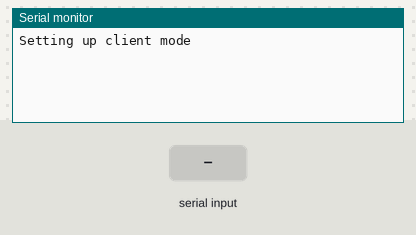
Bench run of a sketch on a simulated Arduino Uno, built with avr-gcc and run on an emulated ATmega328P. Parts: the last lines printed to the serial monitor. The test bench sets the inputs (shaded band). The modem accepts every AT command (registered, SIM ready, sends succeed) and sends nothing else.

Above: at 0.8 s.
0.9 s: "1" received over the second serial link
At 1.8 s:
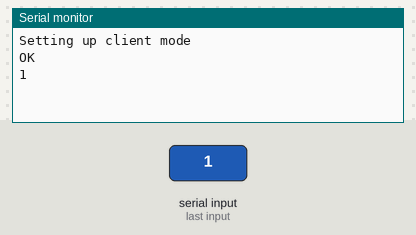
2.5 s: "0" received over the second serial link
At 6.3 s:
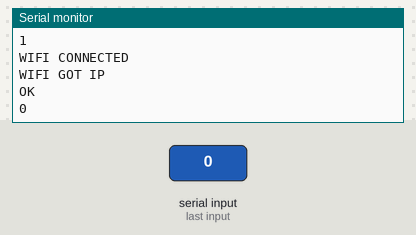

The sketch:

HRSPO2.ino.ino
```cpp
#include <Wire.h>
#include <SoftwareSerial.h>//wifi
#include "MAX30105.h"

SoftwareSerial ESPserial(2, 3); //Wifi RX | TX
MAX30105 particleSensor;

uint32_t redBuffer;
uint32_t irBuffer;
int hrBuffer;
String dataToSend;
int sensorHR;
long milis;
char data[100];
String command;
String response;
void setup() {
  Serial.begin(9600); // initialize serial communication at 115200 bits per second:
  dataToSend.reserve(100);

  sensorHR=0;
  // Initialize sensor
  while (!particleSensor.begin(Wire, I2C_SPEED_FAST)) //Use default I2C port, 400kHz speed
  {
    Serial.println(F("MAX30102 was not found. Please check wiring/power."));
  }
  //iniciar wifi
  command.reserve(300);
  response.reserve(200);
  ESPserial.begin(9600);
  Serial.println("Setting up client mode");
  sendCommand("AT+CWMODE=1\r\n", 1000);
  sendCommand2("AT+CWJAP=\"Deco Corona\",\"5555969717\"\r\n", 4000,1);
  delay(20000);
  sendCommand2("AT+CIPSTART=\"UDP\",\"192.168.68.107\",1337\r\n", 2000, 1);
  delay(1000);
  //iniciar SPO2
  byte ledBrightness = 60; //Options: 0=Off to 255=50mA
  byte sampleAverage = 4; //Options: 1, 2, 4, 8, 16, 32
  byte ledMode = 2; //Options: 1 = Red only, 2 = Red + IR, 3 = Red + IR + Green
  byte sampleRate = 100; //Options: 50, 100, 200, 400, 800, 1000, 1600, 3200
  int pulseWidth = 411; //Options: 69, 118, 215, 411
  int adcRange = 4096; //Options: 2048, 4096, 8192, 16384
  particleSensor.setup(ledBrightness, sampleAverage, ledMode, sampleRate, pulseWidth, adcRange); //Configure sensor with these settings
}

void loop() {
  while (particleSensor.available() == false) //do we have new data?
      particleSensor.check();
   redBuffer = particleSensor.getRed();
   irBuffer = particleSensor.getIR();
   hrBuffer = analogRead(sensorHR);
   milis=millis();
   dataToSend="HR:";
   dataToSend+=hrBuffer;
   dataToSend+=";ML:";
   dataToSend+=milis;
   dataToSend+=";RED:";
   dataToSend+=redBuffer;
   dataToSend+=";IR:";
   dataToSend+=irBuffer;

   //enviar por serial
   //Serial.println(dataToSend);

   //enviar por wifi
    dataToSend+=";\r\n";
    command="AT+CIPSEND=";
    command+=dataToSend.length();
    command+="\r\n";
    sendCommand(command, 50);
    sendData(50);

}

void sendData(const int timeout)
{
  while ( ESPserial.available() ) {
    Serial.write( ESPserial.read());
    delay(1000);
  }
  response = "";
  int dataSize = dataToSend.length();
  dataToSend.toCharArray(data,dataSize);
  ESPserial.write(data,dataSize); //
  long int time = millis();
  while( (time+timeout) > millis())
  {
  while(ESPserial.available())
  {
  // The esp has data so display its output to the serial window
  char c = ESPserial.read(); // read the next character.
  response+=c;
  }
  }
  Serial.print(response);
  //return response;
}

void sendCommand(String command, const int timeout)
{
  while ( ESPserial.available() ) {
    Serial.write( ESPserial.read());
    delay(100);
  }
  response="";
  ESPserial.print(command); // send the read character to the wifi
  long int time = millis();
  while( (time+timeout) > millis())
  {
  while(ESPserial.available())
  {
  // The esp has data so display its output to the serial window
  char c = ESPserial.read(); // read the next character.
  response+=c;
  }
  }
  Serial.print(response);
  //return response;
}
void sendCommand2(String command, const int timeout, int times)
{
  response="";
  ESPserial.print(command); // send the read character to the wifi
  int i=0;
  while(i<times){
    long int time = millis();
    while( (time+timeout) > millis())
    {
    while(ESPserial.available())
    {
    // The esp has data so display its output to the serial window
    char c = ESPserial.read(); // read the next character.
    response+=c;
    }
    }
    Serial.print(response);
    i+=1;
  }

  //return response;
}
```

Measured:
- after the input at 0.9 s, the serial monitor: prints a new line after 0.12 s (image 1)
- after the input at 2.5 s, the serial monitor: prints a new line after 2.6 s (image 2)
